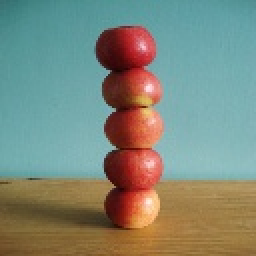
#> input picture Neural Network Classification/images/apple/1033.jpg, 128 x 128 px, given as the content of the folder ugly.jpg, which was not available (shown 2 times larger)
$ python prepare_images.py   (Python 2 division)
#> lines starting #> are read from the running program, lines starting #| are printed output that depends on the picture
# -*- coding: utf-8 -*-
"""
Created on Sun Oct 08 11:45:37 2017

@author: Peter
"""
import urllib
import cv2
import numpy as np
import os
import subprocess
import math
#import mergevec


def main():
    link = "http://image-net.org/api/text/imagenet.synset.geturls?wnid=n07739125"
    direc = "apple"
    numNeg = 900
    store_raw_images(link,direc)
    found = find_uglies(direc,"ugly.jpg")
    print "Ugly images removed:",found
    create_bg('neg')
    info = "info"
    bg = "bg.txt"
    num_samples = 2000
    print "Creating Vector File..."
    vecpath = create_positives_new(direc,info, bg, num_samples)
    print "Vector File Created."
    vecpath = "info/positives.vec"
    print "Training..."
    train( vecpath, bg, num_samples*.8, numNeg, 10,"data")
    print "Training Complete."


def store_raw_images(images_link, store_path, pic_num=1, img_dim=None, quiet=False):
    #Retrieves all images from the provided link, storing them as a jpg with an
    #incremental number in the specified folder.
    #Arguments:
        #images_link: The url to the image-net page containing all image links
        #store_path: the directory to store all images.
        #pic_num: Counter for image names. Starts from 0 by default
        #img_dim: dimension to store the image as. All images will be greyscale.
        #quiet: whether or not to hide output.
    #Returns: returns the counter for pictures

    #open the web page
#> (the call stopped at in store_raw_images, `neg_image_urls = urllib.urlopen(images_link).read().decode('utf-8')`: the network is not available in this run)
    import socket
    socket.setdefaulttimeout(10)
    neg_image_urls = urllib.urlopen(images_link).read().decode('utf-8')

	 #create the directory if it doesnt exist
    if not os.path.exists(store_path):
        os.makedirs(store_path)

    for i in neg_image_urls.split('\n'):
        try:

            #print img name if requested
            if(quiet==False):
                print(i)

            #image reference
            img_path = store_path + '/' + str(pic_num) + ".jpg"

            #get each image
            urllib.urlretrieve(i, img_path)

            #read each image in as a greyscale
            img = cv2.imread(img_path, cv2.IMREAD_COLOR)

            #resize the images
            if(img_dim is not None):
                img = cv2.resize(img, img_dim)

            #save to directory
            cv2.imwrite(img_path, img)
            pic_num += 1

        except Exception as e:
            print(str(e))

    #return number of pictures up to this point
    return pic_num


def create_bg(neg, bg='bg.txt'):
	#create the bg file that lists all negative images
    #Arguments:
        #neg: the negative images folder
        #bg: the txt file to contain all negative image paths
    for img in os.listdir(neg):
        line = neg + '/' + img + '\n'
        with open(bg,'a') as f:
            f.write(line)


def find_uglies(folder, ugly):
    #Removes images similar to the specified ugly image
    #Arguments:
        #folder: The folder to remove images from
        #ugly: The image to remove duplicates of
    #Returns: The number of ugly images removed

    #get the ugly images
#> called with folder = 'apple', ugly = 'ugly.jpg'
    uglies = []
    try:
        for ug in os.listdir(ugly):
            uglyImage = cv2.imread(ugly+'/'+ug,cv2.IMREAD_GRAYSCALE)
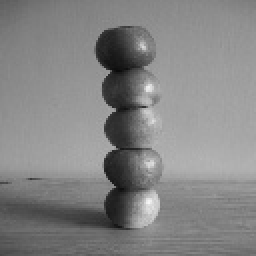
#> uglyImage: shape (128, 128) (shown 2 times larger); min 10, max 246, mean 132.2
            uglyImage = cv2.resize(uglyImage,(128,128))
            uglies.append(uglyImage)
    except Exception as e:
        print(str(e))
        return -1

    #move through the folder
    num_uglies = 0
    for img in os.listdir(folder):
        try:
            #load image into memory
            current_img_path = str(folder) + '/' + str(img)
            question = cv2.imread(current_img_path,cv2.IMREAD_GRAYSCALE)
            #if its empty
            if(question==None):
                try:
                    os.remove(current_img_path)
                except Exception as e:
                    print(str(e))
                continue

            question = cv2.resize(question,(128,128))
            #if match
            for ug in uglies:
                if not(np.bitwise_xor(ug,question).any()):
                    num_uglies +=1
                    os.remove(current_img_path)
        except Exception as e:
            print(str(e))
#> pass 2 of the loop in find_uglies, `for img in os.listdir(folder):`:
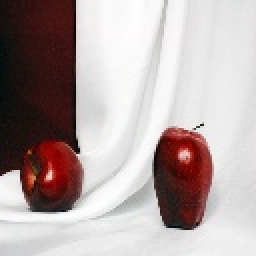
#> input picture Neural Network Classification/images/apple/1050.jpg, 128 x 128 px, found by its file name (shown 2 times larger)
#> in find_uglies, `question = cv2.imread(current_img_path,cv2.IMREAD_GRAYSCALE)`:
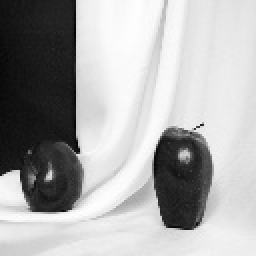
#> question: shape (128, 128) (shown 2 times larger); min 3, max 255, mean 170.4
#> pass 3 of the loop in find_uglies, `for img in os.listdir(folder):`:
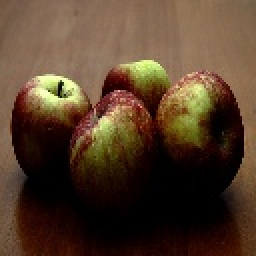
#> input picture Neural Network Classification/images/apple/1088.jpg, 128 x 128 px, found by its file name (shown 2 times larger)
#> in find_uglies, `question = cv2.imread(current_img_path,cv2.IMREAD_GRAYSCALE)`:
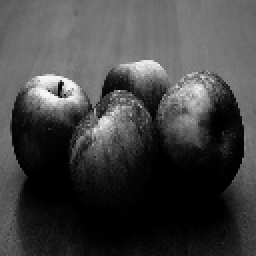
#> question: shape (128, 128) (shown 2 times larger); min 0, max 252, mean 67.1
#> the loop made 4 passes; the first 3 are shown

    return num_uglies


# [31 lines left out: function create_positives, not called in this run]


def create_positives_new(pos,info,bg,num_samples):

#> called with pos = 'apple', info = 'info', bg = 'bg.txt', num_samples = 2000
    vecpath = info + "/vec"
    if not os.path.exists(vecpath):
        os.makedirs(vecpath)

    positives = os.listdir(pos)
    #case: fewer requested samples than positive images. Then generate
    #one sample from each positive up to the desired amount
    if(num_samples<=len(positives)):
        for i in range(0,num_samples):
            samples_path = info + '/' + str(i)
            if not os.path.exists(samples_path):
                os.makedirs(samples_path)

            #run create_samples
            exc = ["opencv_createsamples", "-img",pos + '/' + positives[i], "-bg", bg, "-info",
            samples_path + "/info.lst", "-pngoutput",samples_path,
            "maxxangle", "0.5", "-maxyangle", "0.5", "-maxzangle", "0.5",
            "-num", "1"]
            subprocess.call(exc)

            #run create_samples to make the vec file
            vecexc = ["opencv_createsamples", "-info",samples_path + "/info.lst",
                      "-num", "1","-w", "20", "-h", "20", "-vec",
                      vecpath + "/positives" + str(i) + ".vec"]
            subprocess.call(vecexc)

    #case: more samples requested than have positive images.
    #Generate a number of samples from each positive.
    else:
        #get minimum number of samples per positive and extra
        samples_per_positive = num_samples/len(positives)
        num_extra = num_samples%len(positives)

        for img in positives:
            #make a directory if needed
            samples_path = info + '/' + img.split('.')[0]
            if not os.path.exists(samples_path):
                os.makedirs(samples_path)

            #if we've got extras, use one
            if(num_extra!=0):
                n_samples = str(samples_per_positive+1)
                num_extra -= 1
            else:
                n_samples = str(samples_per_positive)

            #execute opencv_createsamples for the image
            exc = ["opencv_createsamples", "-img",pos + '/' + img, "-bg", bg, "-info",
                       samples_path + "/info.lst", "-pngoutput",samples_path,
                       "maxxangle", "0.5", "-maxyangle", "0.5", "-maxzangle", "0.5",
                       "-num", n_samples]
            subprocess.call(exc)

            #execute create_samples for vec file
            vecexc = ["opencv_createsamples", "-info",samples_path + "/info.lst",
                      "-num", n_samples,"-w", "20", "-h", "20", "-vec",
                      vecpath + "/positives" + img.split('.')[0] + ".vec"]
            subprocess.call(vecexc)

    #merge all vector files
    mergevec.merge_vec_files(vecpath, info+"/positives.vec")
    #return path to merged vector file
    return info + "/positives.vec"


# [10 lines left out: function train, not called in this run]

if(__name__=="__main__"):main()
#> (the call stopped at in create_positives_new, `subprocess.call(exc)`: subprocess is not available in this run)


# [30 lines left out: function splitImageSet, not called in this run]
